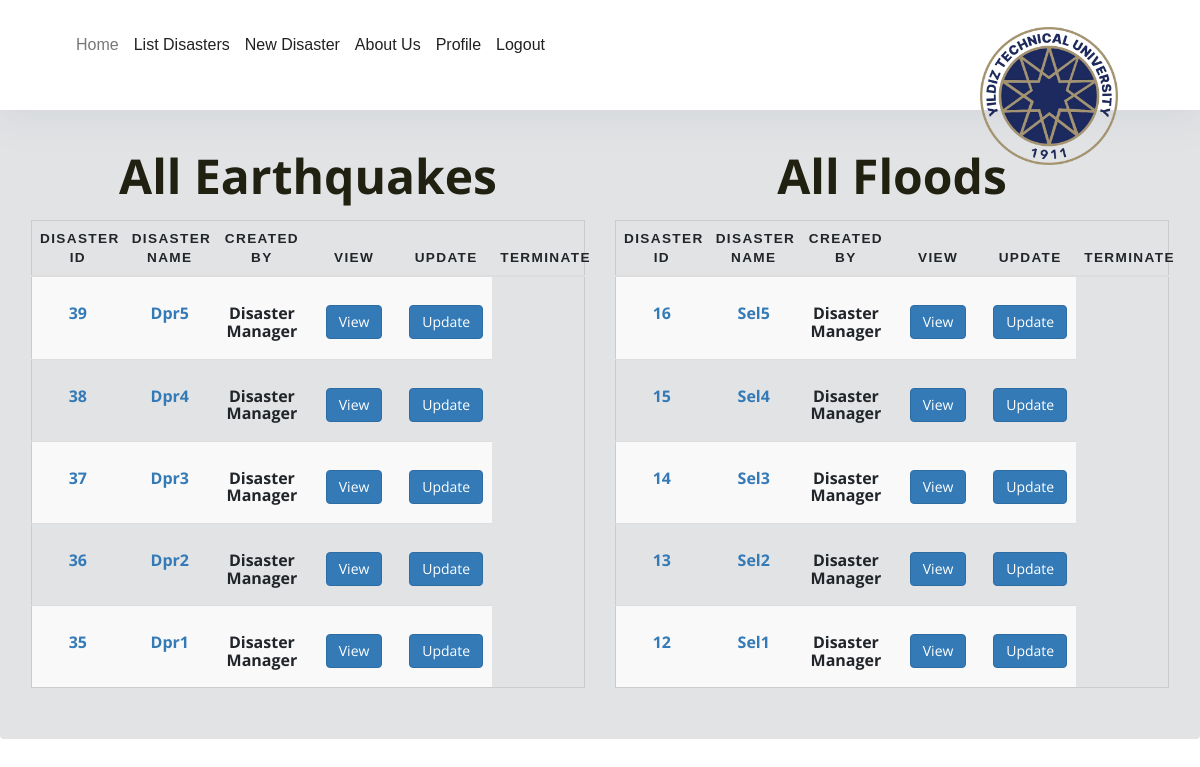
Screenshot of /projects/allProject/ (signed in) with the database file from the repository.
### projects/models.py (models this page shows, shortened)
class Deprem(models.Model):
    user = models.ForeignKey('auth.User', verbose_name='creator', related_name='deprems', on_delete=models.SET_NULL, null=True)
    projectName = models.CharField(max_length=120, verbose_name='Disaster Name')
    summary = models.TextField(verbose_name='Summary')
    crtDate = models.DateTimeField('Creating Date', auto_now_add=True)
    MagnitudeEarthquake = models.FloatField(validators=[MinValueValidator(0.0), MaxValueValidator(9.9)],verbose_name='Magnitude of The Earthquake')
    EmergencyTime = models.CharField(max_length=20, choices=EmergyTime, verbose_name='Emergency Time', default=None)
    FocalDepth = models.FloatField(verbose_name='Focal Depth (km)')
    EmergencyLocation = models.CharField(max_length=20, choices=location, verbose_name='Emergency Location')
    BuildingCollapseRate = models.FloatField(validators=[MinValueValidator(1.0), MaxValueValidator(100.0)],verbose_name='Building Collapse Rate (%)')
    PotentialSecondaryDisasters = models.CharField(max_length=20, choices=YesNo, verbose_name='Potential of Secondary Disasters', default=None)
    PopulationDensity = models.FloatField(verbose_name='Population Density (n/km2)')
    WeatherCondition = models.CharField(max_length=20, choices=lessMuch, verbose_name='Weather Condition', default=None)
    BuildingDensityAccessibilityDisasterArea = models.CharField(max_length=20, choices=lessMuch, verbose_name='Building Density and Accessibility of the Disaster Area', default=None)
    PotentialHazardousMaterial = models.CharField(max_length=20, choices=lessMuch, verbose_name='Potential of Hazardous Material Arising from Debris', default=None)
    EmergencyResourceCompleteness = models.CharField(max_length=20, choices=lessMuch, verbose_name='Emergency Resource Completeness and Readiness Level', default=None)
    EmergencyResourceDuration = models.CharField(max_length=20, choices=lessMuch, verbose_name='Emergency Resource Arrival Duration', default=None)
    InitialResponseLevel = models.CharField(max_length=20, choices=lessMuch, verbose_name='Initial Response Level of Local Units', default=None)
    ConditionRoadTransportation = models.CharField(max_length=20, choices=lessMuch, verbose_name='Condition of Road Transportation Lines', default=None)
    ConditionAirTransportation = models.CharField(max_length=20, choices=lessMuch, verbose_name='Condition of Air Transportation Lines', default=None)
    ConditionRailwayTransportation = models.CharField(max_length=20, choices=lessMuch, verbose_name='Condition of Railway Transportation Lines', default=None)
    ConditionMaritimeTransportation = models.CharField(max_length=20, choices=lessMuch, verbose_name='Condition of Maritime Transportation Lines', default=None)
    ConditionHealthInfrastructure = models.CharField(max_length=20, choices=lessMuch, verbose_name='Condition of Health Infrastructure ', default=None)
    ConditionWaterSupplySewage = models.CharField(max_length=20, choices=lessMuch, verbose_name='Condition of Water Supply and Sewage Systems', default=None)
    ConditionCommunicationInfrastructure = models.CharField(max_length=20, choices=lessMuch, verbose_name='Condition of Communication Infrastructure', default=None)
    ConditionNaturalgas = models.CharField(max_length=20, choices=lessMuch, verbose_name='Condition of the Natural Gas', default=None)
    ConditionPowergrid = models.CharField(max_length=20, choices=lessMuch, verbose_name='Condition of the Power Grid', default=None)
    SufficiencyTemporaryResidential = models.CharField(max_length=20, choices=lessMuch, verbose_name='Sufficiency of Temporary Residential Area', default=None)
    CapacityWasteLandfills = models.CharField(max_length=20, choices=lessMuch, verbose_name='Capacity and Distance of Waste Landfills', default=None)
    responses = models.ForeignKey(ResponseCat,on_delete=models.CASCADE)
    terminate = models.BooleanField(verbose_name='terminate', default=False)

class Sel(models.Model):
    user = models.ForeignKey('auth.User', verbose_name='creator', related_name='sels', on_delete=models.SET_NULL, null=True)
    projectName = models.CharField(max_length=120, verbose_name='Disaster Name')
    summary = models.TextField(verbose_name='Summary')
    crtDate = models.DateTimeField('Creating Date', auto_now_add=True)
    MaximumPrecipitationIntensity = models.FloatField(verbose_name='Maximum Precipitation Intensity (mm/hour)')
    SinglePrecipitationPeriod = models.FloatField(verbose_name='Single Precipitation Period (hour)')
    AveragePrecipitation = models.FloatField(verbose_name='Average Precipitation (mm)')
    MaximumWaterDepth = models.FloatField(verbose_name='Maximum Water Depth (cm)')
    DamageArea = models.FloatField(verbose_name='Damage Area (km2)')
    RescueWorker = models.FloatField(verbose_name='Rescue Worker (person)')
    EmergencyResourceDuration = models.FloatField(verbose_name='Emergency Resource Arrival Duration (min)')
    AltitudeRegion = models.FloatField(verbose_name='Altitude of the Region (m)')
    SlopeRegion = models.FloatField(verbose_name='Slope of the Region (1/m)')
    ConditionRoadTransportation = models.CharField(max_length=20, choices=lessMuch, verbose_name='Condition of Road Transportation Lines',default=None)
    EmergencyResourceCompletenessReadiness = models.CharField(max_length=20, choices=lessMuch, verbose_name='Emergency Resource Completeness and Readiness Level' ,default=None)
    BuildingDensityAccessibility = models.CharField(max_length=20, choices=lessMuch, verbose_name='Building Density and Accessibility of the Disaster Area' ,default=None)
    responses = models.ForeignKey(ResponseCat, on_delete=models.CASCADE)
    terminate = models.BooleanField(verbose_name='terminate', default=False)

### projects/views.py (the view)
def allProject(request):
    if request.user.is_authenticated:
        if request.user.groups.all()[0].name != 'New Member':
            projectsDeprem = Deprem.objects.order_by('-crtDate')
            projectsSel = Sel.objects.order_by('-crtDate')
            context = {
                'prjDpr': projectsDeprem,
                'prjSel': projectsSel
            }
            return render(request, 'projects/allPrj.html', context)
        else:
            return render(request, 'accounts/notPermission.html')
    else:
        return render(request, 'accounts/notLogin.html')

### templates/projects/allPrj.html (shortened to what this page needs)
{% extends 'base.html' %}
{% load crispy_forms_tags %}
{% block body %}
<div class="alert alert-secondary" role="alert">
    <div class="modal-body row">
      <div class="col-md-6">
         <h1 align="center"> All Earthquakes</h1>
          <form method="POST" enctype="multipart/form-data">
                <table class="table table-striped">
                    <thead>
                        <tr>
                            <th scope="col">Disaster ID</th>
                            <th scope="col">Disaster Name</th>
                            <th scope="col">Created By</th>
                            <th>View</th>
                            {% if user.groups.all.0.name == 'Disaster Manager' or user.groups.all.0.name == 'Disaster Specialist'  %}
                                <th scope="col">Update</th>
                                <th scope="col">Terminate</th>
                            {% endif %}
                        </tr>
                    </thead>
                    <tbody>
                    {% for project in prjDpr %}
                        <div class="row">
                            <div class="col-md-12 col-sm-6 col-xs-1">
                                <tr>
                                    <td data-label="Disaster ID"><h3><a href="{{ project.get_absolute_url }}">{{ project.id }}</a></h3></td>
                                    <td data-label="Disaster Name"><h3><a href="{{ project.get_absolute_url }}">{{ project.projectName }}</a></h3></td>
                                    <td data-label="Created By"><h3><a>{{ project.user.groups.all.0.name }}</a></h3></td>
                                    <td data-label="View"><h3><a href="{%url 'projects:depremView' project.id%}" class="btn btn-primary" role="button">View</a></h3></td>
                                    {% if user.groups.all.0.name == 'Disaster Manager' or user.groups.all.0.name == 'Disaster Specialist'  %}
                                        <td data-label="Update"><h3><a href="{%url 'projects:depremUpdate' project.id%}" class="btn btn-primary" role="button">Update</a></h3></td>
                                    {% endif %}
                                </tr>
                            </div>
                        </div>
                    {% endfor %}
                    </tbody>
                </table>
          </form>
      </div>
        <div class="col-md-6">
         <h1 align="center"> All Floods</h1>
          <form method="POST" enctype="multipart/form-data">
                <table class="table table-striped">
                    <thead>
                        <tr>
                            <th scope="col">Disaster ID</th>
                            <th scope="col">Disaster Name</th>
                            <th scope="col">Created By</th>
                            <th scope="col">View</th>
                            {% if user.groups.all.0.name == 'Disaster Manager' or user.groups.all.0.name == 'Disaster Specialist'  %}
                                <th scope="col">Update</th>
                                <th scope="col">Terminate</th>
                            {% endif %}
                        </tr>
                    </thead>
                    <tbody>
                    {% for project in prjSel %}
                        <div class="row">
                            <div class="col-md-12 col-sm-6 col-xs-1">
                                <tr>
                                    <td data-label="Disaster ID"><h3><a href="{{ project.get_absolute_url }}">{{ project.id }}</a></h3></td>
                                    <td data-label="Disaster Name"><h3><a href="{{ project.get_absolute_url }}">{{ project.projectName }}</a></h3></td>
                                    <td data-label="Created By"><h3><a>{{ project.user.groups.all.0.name }}</a></h3></td>
                                    <td data-label="View"><h3><a href="{%url 'projects:selView' project.id%}" class="btn btn-primary" role="button">View</a></h3></td>
                                    {% if user.groups.all.0.name == 'Disaster Manager' or user.groups.all.0.name == 'Disaster Specialist'  %}
                                        <td data-label="Update"><h3><a href="{%url 'projects:selUpdate' project.id%}" class="btn btn-primary" role="button">Update</a></h3></td>
                                    {% endif %}
                                </tr>
                            </div>
                        </div>
                    {% endfor %}
                    </tbody>
                </table>
          </form>
      </div>
    </div>
</div>
{% endblock %}

### templates/base.html (shortened to what this page needs)
<!doctype html>
<html lang="en">
{% load static %}
  <head>
    <link rel="stylesheet" href="{% static 'fonts/icomoon/style.css' %}">
    <link rel="stylesheet" href="{% static 'css/owl.carousel.min.css' %}">
    <link rel="stylesheet" href="{% static 'css/bootstrap.min.css' %}">
    <link rel="stylesheet" href="{% static 'css/style.css' %}">
    <link rel="stylesheet" href="https://maxcdn.bootstrapcdn.com/bootstrap/3.4.1/css/bootstrap.min.css">
	  <link rel="stylesheet" href="https://cdnjs.cloudflare.com/ajax/libs/font-awesome/4.7.0/css/font-awesome.min.css">
  </head>
    <body style="height: auto;width: auto" class="hero-anime">
    <br><br><br><br>
    {% if user.is_authenticated %}
	  <div class="navigation-wrap bg-light start-header start-style">
		<div class="container">
			<div class="row">
				<div class="col-12">
					<nav class="navbar navbar-expand-md navbar-light">
						<div class="collapse navbar-collapse" id="navbarSupportedContent">
                          <div style="text-align: center">
                            <a class="logo sticky-top ">
						    <img   style=" width: 150px; height: auto;" src="/static/images/ytu.png" class=" img-fluid d-inline-block align-top" alt="">
					      </a>
                          </div>
							<ul class="navbar-nav ml-auto py-4 py-md-0">
                                <li class="nav-item pl-4 pl-md-0 ml-0 ml-md-4 active">
									<a class="nav-link" href="{% url 'accounts:home' %}">Home</a>
								</li>
								<li class="nav-item pl-4 pl-md-0 ml-0 ml-md-4 ">
									<a class="nav-link dropdown-toggle" data-toggle="dropdown"  role="button" aria-haspopup="true" aria-expanded="false">List Disasters</a>
								</li>
								<li class="nav-item pl-4 pl-md-0 ml-0 ml-md-4">
									<a class="nav-link dropdown-toggle" data-toggle="dropdown" role="button" aria-haspopup="true" aria-expanded="false">New Disaster</a>
								</li>
								<li class="nav-item pl-4 pl-md-0 ml-0 ml-md-4">
									<a class="nav-link" href="{% url 'projects:about' %}">About Us</a>
								</li>
								<li class="nav-item pl-4 pl-md-0 ml-0 ml-md-4">
									<a class="nav-link" href="{% url 'accounts:viewProfile' %}">Profile</a>
								</li>
                                <li class="nav-item pl-4 pl-md-0 ml-0 ml-md-4">
									<a class="nav-link" href="{% url 'accounts:logout' %}">Logout</a>
								</li>
							</ul>
						</div>
					</nav>
				</div>
			</div>
		</div>
	  </div>
    {% endif %}
    {% block body %}
    {% endblock %}
  </body>
</html>

### static/css/style.css (style rules this page uses)
body { font-family: "Open Sans", -apple-system, BlinkMacSystemFont, "Segoe UI", Roboto, "Helvetica Neue", Arial, "Noto Sans", sans-serif, "Apple Color Emoji", "Segoe UI Emoji", "Segoe UI Symbol", "Noto Color Emoji"; background-color: #fff; height: 200vh; position: relative; }
body:before { content: ""; position: absolute; top: 0; left: 0; right: 0; bottom: 0; background: rgba(0, 0, 0, 0.5); -webkit-transition: .3s all ease; -o-transition: .3s all ease; transition: .3s all ease; opacity: 0; visibility: hidden; z-index: 1; }
h1, h2, h3, h4, h5, h6, .h1, .h2, .h3, .h4, .h5, .h6 { font-family: "Open Sans", -apple-system, BlinkMacSystemFont, "Segoe UI", Roboto, "Helvetica Neue", Arial, "Noto Sans", sans-serif, "Apple Color Emoji", "Segoe UI Emoji", "Segoe UI Symbol", "Noto Color Emoji"; }
a { -webkit-transition: .3s all ease; -o-transition: .3s all ease; transition: .3s all ease; }
a, a:hover { text-decoration: none !important; }

### templates/base.html (style rules this page uses)
body { background-size: 100% 100%; font-family: "Open Sans", sans-serif; line-height: 1.25; height: auto; }
h3 { font-weight: bold; font-family: "Open Sans", sans-serif; font-size: medium; }
h1 { font-weight: bolder; font-family: "Open Sans", sans-serif; }
table { border: 1px solid #ccc; border-collapse: collapse; margin: 0; padding: 0; width: 100%; table-layout: fixed; }
table tr { padding: .35em; }
table th, table td { padding: .625em; text-align: center; }
table th { font-size: .85em; letter-spacing: .1em; text-transform: uppercase; }
body { font-family: 'Poppins', sans-serif; font-size: 16px; line-height: 24px; font-weight: 400; color: #212112; background-position: center; background-repeat: repeat; background-size: 7%; background-color: #fff; overflow-x: hidden; transition: all 200ms linear; }
.start-header { opacity: 1; transform: translateY(0); padding: 20px 0; box-shadow: 0 10px 30px 0 rgba(138, 155, 165, 0.15); -webkit-transition : all 0.3s ease-out; transition : all 0.3s ease-out; }
.navigation-wrap { position: fixed; width: 100%; top: 0; left: 0; z-index: 1000; -webkit-transition : all 0.3s ease-out; transition : all 0.3s ease-out; }
.navbar { padding: 0; }
.nav-link { color: #212121 !important; font-weight: 500; transition: all 200ms linear; }
.nav-item.active .nav-link { color: #777 !important; }
.nav-link { position: relative; padding: 5px 0 !important; display: inline-block; }
.nav-item:after { position: absolute; bottom: -5px; left: 0; width: 100%; height: 2px; content: ''; background-color: dodgerblue; opacity: 0; transition: all 200ms linear; }
.nav-item { position: relative; transition: all 200ms linear; }
.bg-light { background-color: #fff !important; transition: all 200ms linear; }
h1 { font-size: 48px; line-height: 1.2; font-weight: 700; color: #212112; text-align: center; }
.dropdown-toggle::after { display: none; }
.logo { position: absolute; bottom: 30px; right: 30px; display: block; z-index: 100; transition: all 250ms linear; }

### rows the page displays
Deprem: id "39", projectName "Dpr5", user.groups.all.0.name "Disaster Manager"
Deprem: id "38", projectName "Dpr4", user.groups.all.0.name "Disaster Manager"
Deprem: id "37", projectName "Dpr3", user.groups.all.0.name "Disaster Manager"
Deprem: id "36", projectName "Dpr2", user.groups.all.0.name "Disaster Manager"
Deprem: id "35", projectName "Dpr1", user.groups.all.0.name "Disaster Manager"
Sel: id "16", projectName "Sel5", user.groups.all.0.name "Disaster Manager"
Sel: id "15", projectName "Sel4", user.groups.all.0.name "Disaster Manager"
Sel: id "14", projectName "Sel3", user.groups.all.0.name "Disaster Manager"
Sel: id "13", projectName "Sel2", user.groups.all.0.name "Disaster Manager"
Sel: id "12", projectName "Sel1", user.groups.all.0.name "Disaster Manager"
